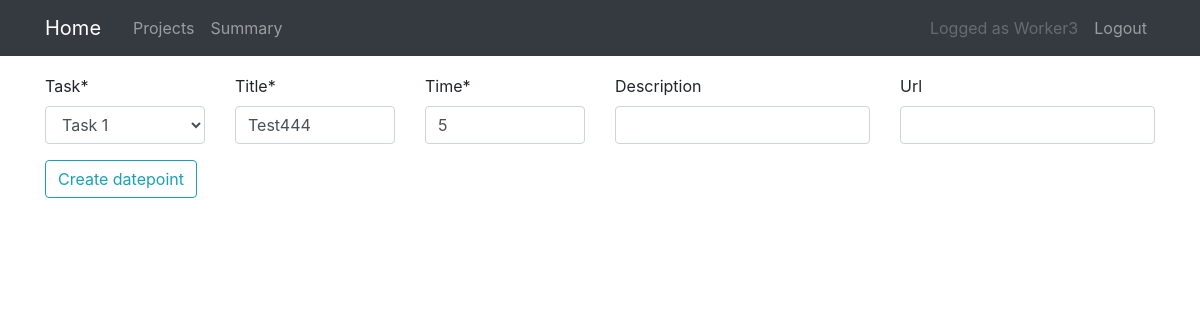
The page /datepoint/update/38/ (signed in) on the database its author committed.
### projects/models.py (models this page shows, shortened)
class DatePoint(models.Model):
    task = models.ForeignKey(Task, on_delete=models.CASCADE)
    worker = models.ForeignKey(User, on_delete=models.CASCADE)
    title = models.CharField(max_length=100)
    description = models.CharField(max_length=100, blank=True)
    url = models.URLField(blank=True)
    worked_time = models.PositiveIntegerField()
    worked_date = models.DateField()
    date_created = models.DateTimeField(auto_now=True)
    approved_manager = models.BooleanField(default=False)
    approved_client = models.BooleanField(default=False)

### projects/views.py (the view, shortened to what this page needs)
class DatePointUpdateView(
    LoginRequiredMixin,
    PermissionRequiredMixin,
    WorkerCanChangeDatePointDetail,
    UpdateView,
):
    model = DatePoint
    pk_url_kwarg = "datepoint_pk"
    fields = ["title", "task", "worked_time", "description", "url"]
    def get(self, request, *args, **kwargs):
        self.object = self.get_object()
        if self.object.approved_client:
            return HttpResponse(
                "Approved by client, cannot change", status=451
            )
        return super().get(request, *args, **kwargs)
    permission_required = "projects.change_datepoint"

### projects/mixins.py (called while the page is built)
    def test_func(self):
        datepoint_pk = self.kwargs["datepoint_pk"]
        user = self.request.user
        return DatePoint.objects.filter(id=datepoint_pk, worker=user).exists()

### projects/models.py (called while the page is built)
    def __str__(self):
        return f"{self.title}"

### projects/templates/projects/datepoint_form.html (shortened to what this page needs)
{% extends "projects/base.html" %}
{% load crispy_forms_tags %}
{% block content2 %}
<div class="content-section">
    <form method="POST">
        <div class="row">
            <div class="col-2">
                {{ form.task|as_crispy_field }}
            </div>
            <div class="col-2">
                {{ form.title|as_crispy_field }}
            </div>
            <div class="col-2">
                {{ form.worked_time|as_crispy_field }}
            </div>
            <div class="col">
                {{ form.description|as_crispy_field }}
            </div>
            <div class="col">
                {{ form.url|as_crispy_field }}
            </div>
        </div>
        <div class="form-group">
            <button class="btn btn-outline-info" type="submit">Create datepoint</button>
        </div>
    </form>
</div>
{% endblock content2 %}

### projects/templates/projects/base.html (shortened to what this page needs)
{% load static %}
<!DOCTYPE html>
<html>
<head>
  <link rel="stylesheet" href="https://maxcdn.bootstrapcdn.com/bootstrap/4.0.0/css/bootstrap.min.css"
>
  <link rel="stylesheet" type="text/css" href="{% static 'projects/main.css' %}">
</head>
<body>
  <header>
    <nav class="navbar navbar-expand-md navbar-dark bg-dark">
      <div class="container">
        <a class="navbar-brand mr-4" href="{% url 'project-home' %}">Home</a>
        <div class="collapse navbar-collapse" id="navbarToggle">
          <div class="navbar-nav mr-auto">
            {% if user.is_authenticated %}
            {% if perms.projects.view_project %}
            {% if not request.user.is_staff %}
            <a class="nav-item nav-link" href="{% url 'project-list' %}">Projects</a>
            {% endif %}
            {% endif %}
            {% endif %}
            {% ifequal user.groups.all.0|stringformat:"s" 'Worker' %}
            <a class="nav-link" href="{% url 'worker-summary' user.id %}">Summary</a>
            {% endifequal %}
          </div>
          <div class="navbar-nav">
            {% if user.is_authenticated %}
            <a class="nav-link disabled" href="#">Logged as {{ user.username }}</a>
            <a class="nav-item nav-link" href="{% url 'logout' %}">Logout</a>
            {% else %}
            <a class="nav-item nav-link" href="{% url 'login' %}">Login</a>
            {% endif %}
          </div>
        </div>
      </div>
    </nav>
  </header>
  <main class="container">
    <div class="row">
      <div class="col-1">
      </div>
      <div class="col-10">
      </div>
      <div class="col-1"></div>
    </div>
    {% block content2 %}{% endblock %}
  </main>
</body>
</html>

### projects/static/projects/main.css (style rules this page uses)
.navbar { margin-bottom: 2ex; }

### rows shown on the page
DatePoint: task "Task 1", title "Test444", worked_time "5"

### other values the page prints
{{ user.username }} "Worker3"
